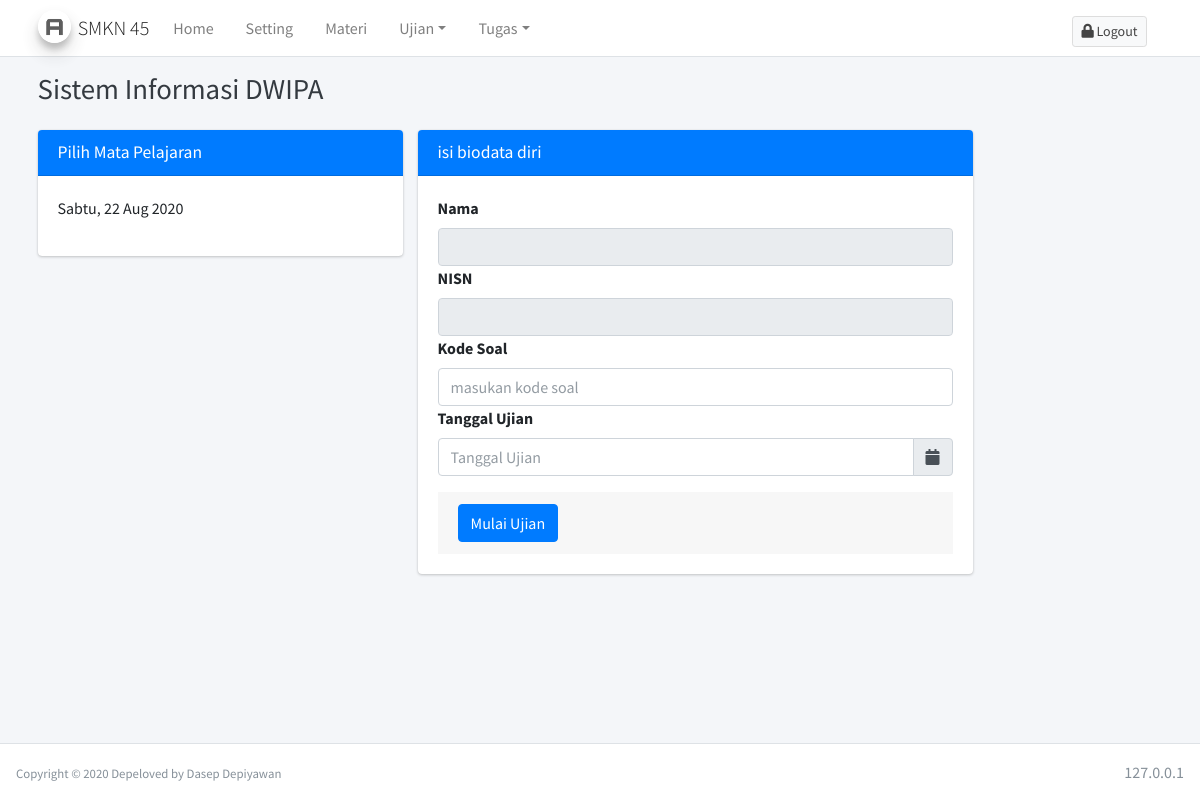
The page /index.php/ujian/form_ujian on the database as committed earlier.
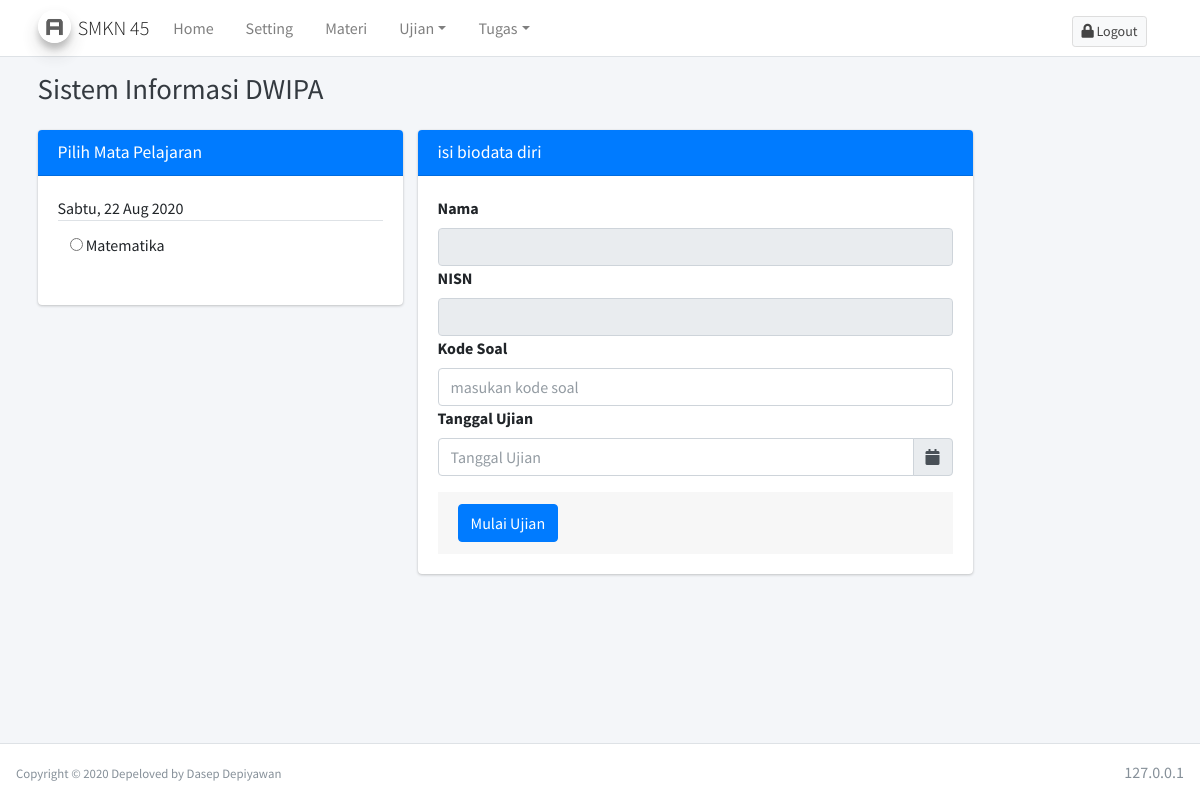
The same page on the database as committed later.
### tables this page shows
CREATE TABLE `jadwal_ujian` (
  `id` int(11) NOT NULL,
  `kode_soal` varchar(100) NOT NULL,
  `mata_pelajaran` varchar(255) DEFAULT NULL,
  `hari` date DEFAULT NULL,
  `jam` varchar(2) DEFAULT NULL
);

### application/libraries/Template.php (called while the page is built)
<?php
 class Template
 {
 	var $template_data = array();
 		function set($name , $value)
 		{
 			$this->template_data[$name] = $value ;
 		}
 		function load($template = '' , $view = '' , $view_data  = array() , $return = FALSE)
 		{
 			$this->CI =& get_instance();
 			$this->set('contents', $this->CI->load->view($view, $view_data , TRUE));
 			return $this->CI->load->view($template , $this->template_data, $return);
 		}
 }

### application/controllers/ujian/Form_ujian.php (called while the page is built, shortened)
<?php
 class Form_ujian extends CI_Controller
 {
 	public function index()
 	{
 		$where = array("hari" => date('Y-m-d'));
 		$data['jadwal'] = $this->m_soal->cek("jadwal_ujian",$where)->result();
 		$where2 = array(
 			'nisn' => $this->session->userdata("nisn")
 		);
 		$data['hari'] = $this->hari();
 		$data['profile'] = $this->m_siswa->getSiswa($where2,"siswa")->row();
 		$this->template->load("template/template_siswa","ujian/form_ujian",$data);
 	}
 	function hari()
 	{
 		$data =  date("D");
 			switch ($data) {
 				case 'Sat':
 					$hari = "Sabtu" ;
 					break;
 			}
 		return $hari ;
 	}
 }

### index.php (called while the page is built, shortened)
<?php
require_once BASEPATH.'core/CodeIgniter.php';

### application/models/M_soal.php (called while the page is built, shortened)
<?php
 class M_soal extends CI_Model
 {
 	public function cek($table,$where)
 	{
 		return $this->db->get_where($table,$where);
 	}
 }

### application/views/ujian/form_ujian.php (the view, shortened to what this page needs)
<div class="row">
          <div class="col-md-4">
            <div class="card card-primary">
              <div class="card-header">
                <h3 class="card-title">Pilih Mata Pelajaran</h3>
              </div>
              <form role="form" id="biodata" method="post" >
                <div class="card-body">
                  <div class="form-group">
                 <?php
                 echo $hari  . ", " . date("d M Y");
                 ?>
                  <table class="table">
                  <?php foreach($jadwal as $jdwl) : ?>
                  <tr>
                  <td>
                    <input type="radio" id="matpel" value="<?= $jdwl->kode_soal ?>" name="matkul"> <?= $jdwl->mata_pelajaran ?>
                  </td>
                <?php endforeach; ?>
                </tr>
                  </table>
                  </div>
            </div>
          </div>
        </div>
         <div class="col-md-6">
            <div class="card card-primary">
              <div class="card-header">
                <h3 class="card-title">isi biodata diri</h3>
              </div>
                <div class="card-body">
                  <div class="form-group">
                    <label>Nama</label>
                    <input type="text" readonly="" name="name" value="<?= $profile->nama ?>" class="form-control">
                    <label>NISN</label>
                    <input type="text" readonly="" name="nisn" value="<?= $profile->nisn ?>" class="form-control">
                    <label>Kode Soal</label>
                    <input type="text" name="kode_soal" id="kode_soal" placeholder="masukan kode soal" class="form-control">
                    <label>Tanggal Ujian</label>
                    <div class="input-group date" id="reservationdate" data-target-input="nearest">
                        <input type="text" name="tanggal" placeholder="Tanggal Ujian" id="tanggal_ujian" class="form-control datetimepicker-input" data-target="#reservationdate"/>
                        <div class="input-group-append" data-target="#reservationdate" data-toggle="datetimepicker">
                            <div class="input-group-text"><i class="fa fa-calendar"></i></div>
                        </div>
                    </div>
                  </div>
                <div class="card-footer">
                  <button type="submit" class="btn btn-primary">Mulai Ujian</button>
                </div>
            </div>
          </div>
  </div>
  </div>
</div>

### application/views/template/template_siswa.php (shortened to what this page needs)
<!DOCTYPE html>
<html lang="en">
<head>
    <link rel="stylesheet" href="<?= base_url("assets") ?>/plugins/fontawesome-free/css/all.min.css">
  <link rel="stylesheet" href="https://code.ionicframework.com/ionicons/2.0.1/css/ionicons.min.css">
  <link rel="stylesheet" href="<?= base_url("assets") ?>/plugins/daterangepicker/daterangepicker.css">
  <link rel="stylesheet" href="<?= base_url("assets") ?>/plugins/icheck-bootstrap/icheck-bootstrap.min.css">
  <link rel="stylesheet" href="<?= base_url("assets") ?>/plugins/bootstrap-colorpicker/css/bootstrap-colorpicker.min.css">
  <link rel="stylesheet" href="<?= base_url("assets") ?>/plugins/tempusdominus-bootstrap-4/css/tempusdominus-bootstrap-4.min.css">
  <link rel="stylesheet" href="<?= base_url("assets") ?>/plugins/select2/css/select2.min.css">
  <link rel="stylesheet" href="<?= base_url("assets") ?>/plugins/select2-bootstrap4-theme/select2-bootstrap4.min.css">
  <link rel="stylesheet" href="<?= base_url("assets") ?>/plugins/bootstrap4-duallistbox/bootstrap-duallistbox.min.css">
  <link rel="stylesheet" href="<?= base_url("assets") ?>/dist/css/adminlte.min.css">
  <link rel="stylesheet" type="text/css" href="<?= base_url("assets") ?>/pagination/smpPagination.css">
  <link rel="stylesheet" href="<?= base_url('assets') ?>/plugins/datatables-bs4/css/dataTables.bootstrap4.min.css">
  <link rel="stylesheet" href="<?= base_url("assets") ?>/plugins/sweetalert2-theme-bootstrap-4/bootstrap-4.min.css">
  <link rel="stylesheet" href="<?= base_url("assets") ?>/plugins/toastr/toastr.min.css">
  <link rel="stylesheet" href="<?= base_url("assets") ?>/plugins/ekko-lightbox/ekko-lightbox.css">
</head>
<body  class="hold-transition layout-top-nav">
<div class="wrapper">
  <nav class="main-header navbar navbar-expand-md navbar-light navbar-white">
    <div class="container">
      <a href="#" class="navbar-brand">
        <img src="<?= base_url("assets") ?>/dist/img/AdminLTELogo.png" alt="AdminLTE Logo" class="brand-image img-circle elevation-3"
             style="opacity: .8">
        <span class="brand-text font-weight-light">SMKN 45 </span>
      </a>
      <div class="collapse navbar-collapse order-3" id="navbarCollapse">
        <?php if($this->uri->segment(2) == "Soal") { ?>
       <?php }else { ?>
          <ul class="navbar-nav">
            <li class="nav-item">
              <a href="<?= base_url("siswa/Dashboard") ?>" class="nav-link">Home</a>
            </li>
            <li class="nav-item">
              <a href="<?= base_url("siswa/Settings") ?>" class="nav-link">Setting</a>
            </li>
            <li class="nav-item">
              <a href="<?= base_url("siswa/Materi") ?>" class="nav-link">Materi</a>
            </li>
            <li class="nav-item dropdown">
              <a id="dropdownSubMenu1" href="#" data-toggle="dropdown" aria-haspopup="true" aria-expanded="false" class="nav-link dropdown-toggle">Ujian</a>
            </li>
            <li class="nav-item dropdown">
              <a id="dropdownSubMenu1" href="#" data-toggle="dropdown" aria-haspopup="true" aria-expanded="false" class="nav-link dropdown-toggle">Tugas</a>
            </li>
          </ul>
       <?php } ?>
      </div>
      <ul class="order-1 order-md-3 navbar-nav navbar-no-expand ml-auto">
        <li class="nav-item">
          <a class="nav-link"  href="<?= base_url('Logout') ?>" role="button">
          <button class="btn btn-default btn-sm"><i class="fa fa-lock"></i> Logout</button>
          </a>
        </li>
      </ul>
    </div>
  </nav>
  <div class="content-wrapper">
    <div class="content-header">
      <div class="container">
        <div class="row mb-2">
          <div class="col-sm-6">
            <h1 class="m-0 text-dark"> Sistem Informasi DWIPA</h1>
          </div>
          <div class="col-sm-6">
          </div>
        </div>
      </div>
    </div>
    <div class="content">
      <div class="container">
          <?= $contents ?>
    </div>
  </div>
  <footer class="main-footer">
    <div class="float-right d-none d-sm-inline">
    <?= $_SERVER['REMOTE_ADDR'] ?>
    </div>
    <small>Copyright &copy 2020 </small>
    <small class="small">Depeloved by Dasep Depiyawan</small>
  </footer>
</div>
</body>
</html>

Rows that differ between the two databases and show on the page:
now on this page (row edited): jadwal_ujian: mata_pelajaran "Matematika"
